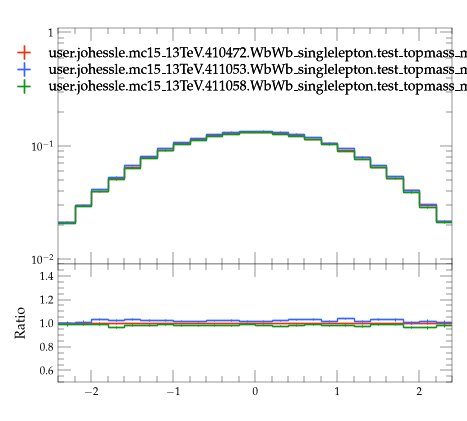

The script that saved this image:
#! /usr/bin/env python3

# This Python script was auto-generated using YODA v2.1.2.
# Analysis object: /WbWb_singlelepton/eta_lep1
# Timestamp: 07-08-2026 (09:26:44)

import matplotlib as mpl
import matplotlib.pyplot as plt
mpl.use('Agg') # comment out for interactive use
import os
import numpy as np
from numpy import nan, inf

plotDir = os.path.split(os.path.realpath(__file__))[0]
if 'YODA_USER_PLOT_PATH' in globals():
    plot_outdir = globals()['YODA_USER_PLOT_PATH']
else:
    plot_outdir = plotDir

#plot style
plt.style.use(os.path.join(plotDir, '../default.mplstyle'))
# plot metadata
figW, figH = plt.rcParams['figure.figsize']
ax_xLabel = ''
ax_yLabel = ''
ax_title  = ''
ax_xScale = 'linear'
ax_yScale = 'log'
xLims = (-2.4, 2.4)
yLims = (0.009000000000000001, 1.1)

# TeX-friendly labels for the legend
labels = {
  'legend' : ([ r"user.johessle.mc15\_13TeV.410472.WbWb\_singlelepton.test\_topmass\_mppui", r"user.johessle.mc15\_13TeV.411053.WbWb\_singlelepton.test\_topmass\_mppui", r"user.johessle.mc15\_13TeV.411058.WbWb\_singlelepton.test\_topmass\_mppui" ], r""),
}

# Adjust canvas width and height
canvasW = 10.0
canvasH = 9.0
figW *= canvasW/10.
figH *= canvasH/9.

# Create figure and axis objects
fig, (ax, ratio0_ax) = plt.subplots(2, 1, sharex=True,
                  figsize=(figW,figH), gridspec_kw={'height_ratios': (6.0, 3.0)})

# Set figure margins
plt.subplots_adjust(
    left   = 1.0 * plt.rcParams['figure.subplot.left'],
    right  = 1.0 * plt.rcParams['figure.subplot.right'],
    top    = 1.0 * plt.rcParams['figure.subplot.top'],
    bottom = 1.0 * plt.rcParams['figure.subplot.bottom'])

ratio0_ax.yaxis.set_major_locator(mpl.ticker.MultipleLocator(0.2))
ratio0_ax.set_ylim(0.5, 1.4999)
ratio0_ax.set_ylabel('Ratio')

# the numerical data is stored in a separate file
dataf = dict()
prefix = os.path.split(__file__)[0]
if prefix:    prefix = prefix + '/'
exec(open(prefix+'eta_lep1__data.py').read(), dataf)


legend_handles = dict() # keep track of handles for the legend

# style options for curves
# starts at zorder>=5 to draw curve on top of legend
styles = {
  'user.johessle.mc15_13TeV.410472.WbWb_singlelepton.test_topmass_mppui.yoda': {
    'color' : '#EE3311',
    'linestyle' : '-',
    'lineopacity' : 1.0,
    'linewidth' : 1,
    'marker' : 'none',
    'markersize' : 2,
    'capsize' : 0.0,
    'zorder' : 5,
    'histstyle' : 1,
    'drawstyle' : 'steps-pre',
    'xerrorbars' : 1,
    'yerrorbars' : 1,
    'fillcolor' : None,
    'fillopacity' : 1.0,
    'ratio0_linestyle' : '-',
    'ratio0_lineopacity' : 1.0,
    'ratio0_linewidth' : 1,
    'ratio0_marker' : 'none',
    'ratio0_markersize' : 2,
    'ratio0_capsize' : 0.0,
    'ratio0_zorder' : 5,
    'ratio0_histstyle' : 1,
    'ratio0_drawstyle' : 'steps-pre',
    'ratio0_xerrorbars' : 1,
    'ratio0_yerrorbars' : 1,
  },
  'user.johessle.mc15_13TeV.411053.WbWb_singlelepton.test_topmass_mppui.yoda': {
    'color' : '#3366FF',
    'linestyle' : '-',
    'lineopacity' : 1.0,
    'linewidth' : 1,
    'marker' : 'none',
    'markersize' : 2,
    'capsize' : 0.0,
    'zorder' : 6,
    'histstyle' : 1,
    'drawstyle' : 'steps-pre',
    'xerrorbars' : 1,
    'yerrorbars' : 1,
    'fillcolor' : None,
    'fillopacity' : 1.0,
    'ratio0_linestyle' : '-',
    'ratio0_lineopacity' : 1.0,
    'ratio0_linewidth' : 1,
    'ratio0_marker' : 'none',
    'ratio0_markersize' : 2,
    'ratio0_capsize' : 0.0,
    'ratio0_zorder' : 6,
    'ratio0_histstyle' : 1,
    'ratio0_drawstyle' : 'steps-pre',
    'ratio0_xerrorbars' : 1,
    'ratio0_yerrorbars' : 1,
  },
  'user.johessle.mc15_13TeV.411058.WbWb_singlelepton.test_topmass_mppui.yoda': {
    'color' : '#109618',
    'linestyle' : '-',
    'lineopacity' : 1.0,
    'linewidth' : 1,
    'marker' : 'none',
    'markersize' : 2,
    'capsize' : 0.0,
    'zorder' : 7,
    'histstyle' : 1,
    'drawstyle' : 'steps-pre',
    'xerrorbars' : 1,
    'yerrorbars' : 1,
    'fillcolor' : None,
    'fillopacity' : 1.0,
    'ratio0_linestyle' : '-',
    'ratio0_lineopacity' : 1.0,
    'ratio0_linewidth' : 1,
    'ratio0_marker' : 'none',
    'ratio0_markersize' : 2,
    'ratio0_capsize' : 0.0,
    'ratio0_zorder' : 7,
    'ratio0_histstyle' : 1,
    'ratio0_drawstyle' : 'steps-pre',
    'ratio0_xerrorbars' : 1,
    'ratio0_yerrorbars' : 1,
  },
}

# curve from input yoda files in main panel
for label, yvals in dataf['yvals'].items():
    if all(np.isnan(v) for v in dataf['yvals'][label]):
        continue
    tmp = None
    if styles[label]['histstyle']: # draw as histogram
        xpos = dataf['xedges'][label] if styles[label]['drawstyle'] else dataf['xpoints'][label]
        ypos = np.insert(yvals, 0, yvals[0]) if styles[label]['drawstyle'] else yvals
        if styles[label]['fillcolor']: # fill area below curve
            ax.fill_between(xpos, ypos, step='pre',
                            color=styles[label]['fillcolor'],
                            alpha=styles[label]['fillopacity'])
        tmp, = ax.plot(xpos, ypos,
                       color=styles[label]['color'],
                       linestyle=styles[label]['linestyle'],
                       alpha=styles[label]['lineopacity'],
                       linewidth=styles[label]['linewidth'],
                       drawstyle=styles[label]['drawstyle'], solid_joinstyle='miter',
                       zorder=styles[label]['zorder'], label=label)
    tmp = ax.errorbar(dataf['xpoints'][label], yvals,
                      xerr=np.array(dataf['xerrs'][label])*styles[label]['xerrorbars'],
                      yerr=np.array(dataf['yerrs'][label])*styles[label]['yerrorbars'],
                      fmt=styles[label]['marker'], capsize=styles[label]['capsize'],
                      alpha=styles[label]['lineopacity'],
                      markersize=styles[label]['markersize'],
                      ecolor=styles[label]['color'],
                      color=styles[label]['color'], zorder=styles[label]['zorder'])
    tmp[-1][0].set_linestyle(styles[label]['linestyle'])
    tmp[-1][0].set_linewidth(styles[label]['linewidth'])
    if label in dataf['add_legend_handle']:  legend_handles[label] = tmp
    for varLabel in dataf['variation_yvals'].keys():
        if varLabel.startswith(label):
            tmp, = ax.plot(dataf['xedges'][label], dataf['variation_yvals'][varLabel],
                           color=styles[label]['color'],
                           linestyle=styles[label]['linestyle'],
                           linewidth=styles[label]['linewidth'],
                           drawstyle='steps-pre', solid_joinstyle='miter',
                           zorder=styles[label]['zorder'], alpha=0.5)


# plots on ratio panel
# curve from input yoda files in ratio panel
for label, yvals in dataf['ratio0_yvals'].items():
    if all(np.isnan(v) for v in yvals):
        continue
    if styles[label]['ratio0_histstyle']: # plot as histogram
        xpos = dataf['xedges']['user.johessle.mc15_13TeV.410472.WbWb_singlelepton.test_topmass_mppui.yoda'] if styles[label]['ratio0_drawstyle'] else dataf['xpoints']['user.johessle.mc15_13TeV.410472.WbWb_singlelepton.test_topmass_mppui.yoda']
        ypos = np.insert(yvals, 0, yvals[0]) if styles[label]['ratio0_drawstyle'] else yvals
        ratio0_ax.plot(xpos, ypos,
                       color=styles[label]['color'],
                       linewidth=styles[label]['linewidth'],
                       linestyle=styles[label]['ratio0_linestyle'],
                       alpha=styles[label]['ratio0_lineopacity'],
                       drawstyle=styles[label]['ratio0_drawstyle'], zorder=styles[label]['zorder'],
                       solid_joinstyle='miter')
    tmp = ratio0_ax.errorbar(dataf['xpoints']['user.johessle.mc15_13TeV.410472.WbWb_singlelepton.test_topmass_mppui.yoda'], yvals,
                             xerr=np.array(dataf['ref_xerrs'])*styles[label]['ratio0_xerrorbars'],
                             yerr=np.array(dataf['ratio0_yerrs'][label])*styles[label]['ratio0_yerrorbars'],
                             fmt=styles[label]['ratio0_marker'], capsize=styles[label]['ratio0_capsize'],
                             alpha=styles[label]['ratio0_lineopacity'],
                             markersize=styles[label]['ratio0_markersize'],
                             ecolor=styles[label]['color'],
                             color=styles[label]['color'])
    tmp[-1][0].set_linestyle(styles[label]['ratio0_linestyle'])
    tmp[-1][0].set_linewidth(styles[label]['ratio0_linewidth'])

    for varlabel in dataf['ratio0_variation_vals'].keys():
        if varlabel.startswith(label):
            ratio0_ax.plot(dataf['xedges']['user.johessle.mc15_13TeV.410472.WbWb_singlelepton.test_topmass_mppui.yoda'],
                            dataf['ratio0_variation_vals'][varlabel],
                            color=styles[label]['color'],
                            linestyle=styles[label]['linestyle'],
                            linewidth=styles[label]['linewidth'],
                            drawstyle='steps-pre', solid_joinstyle='miter',
                            zorder=1, alpha=0.5)

legend_items = list(legend_handles.values())
ax.add_artist(ax.legend(legend_items,
                        labels['legend'][0],
                        title=labels['legend'][1],
                        alignment='left',
                        loc='upper center',
                        bbox_to_anchor=(0.5, 0.97)))

# set plot metadata as defined above
ratio0_ax.set_xlabel(ax_xLabel)
ratio0_ax.xaxis.set_label_coords(1., -0.15)
ax.set_ylabel(ax_yLabel, ha='right', va='top')
ax.yaxis.set_label_coords(-0.11, 1.0)
ax.set_title(ax_title, loc='left')
ax.set_xscale(ax_xScale)
ax.set_yscale(ax_yScale)
ratio0_ax.set_yscale('linear')
ax.set_xlim(xLims)
ax.set_ylim(yLims)

# tick formatting
plt.rcParams['xtick.top'] = True
plt.rcParams['ytick.right'] = True
ax.yaxis.set_major_locator(mpl.ticker.LogLocator(base=10.0, numticks=np.inf))
ax.yaxis.set_minor_locator(mpl.ticker.LogLocator(
                           base=10.0, subs=np.arange(0.1, 1, 0.1), numticks=np.inf))
fig.align_ylabels((ax, ratio0_ax))
plt.savefig(os.path.join(plot_outdir, 'eta_lep1.pdf'), format='PDF')
plt.savefig(os.path.join(plot_outdir, 'eta_lep1.png'), format='PNG')

plt.close(fig)
